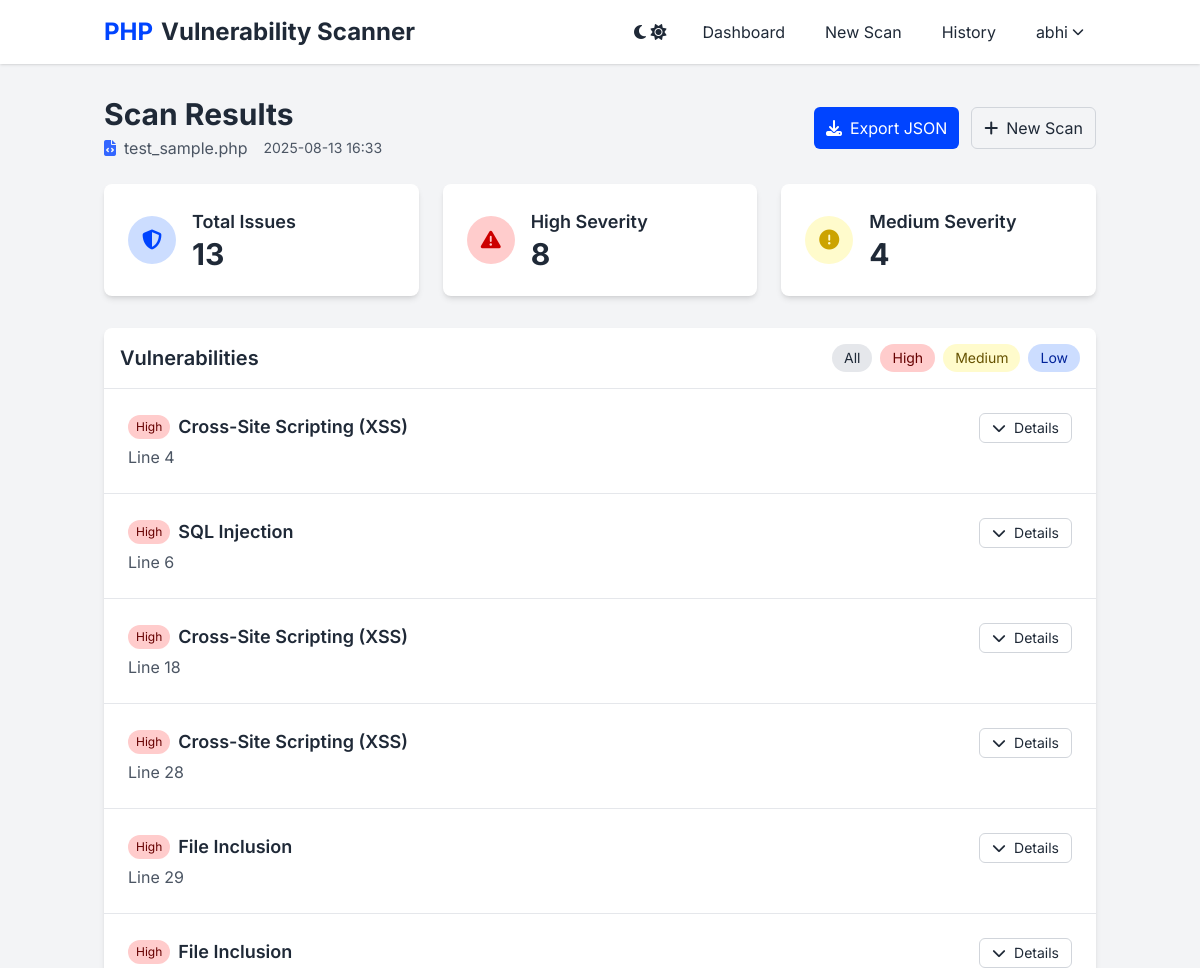
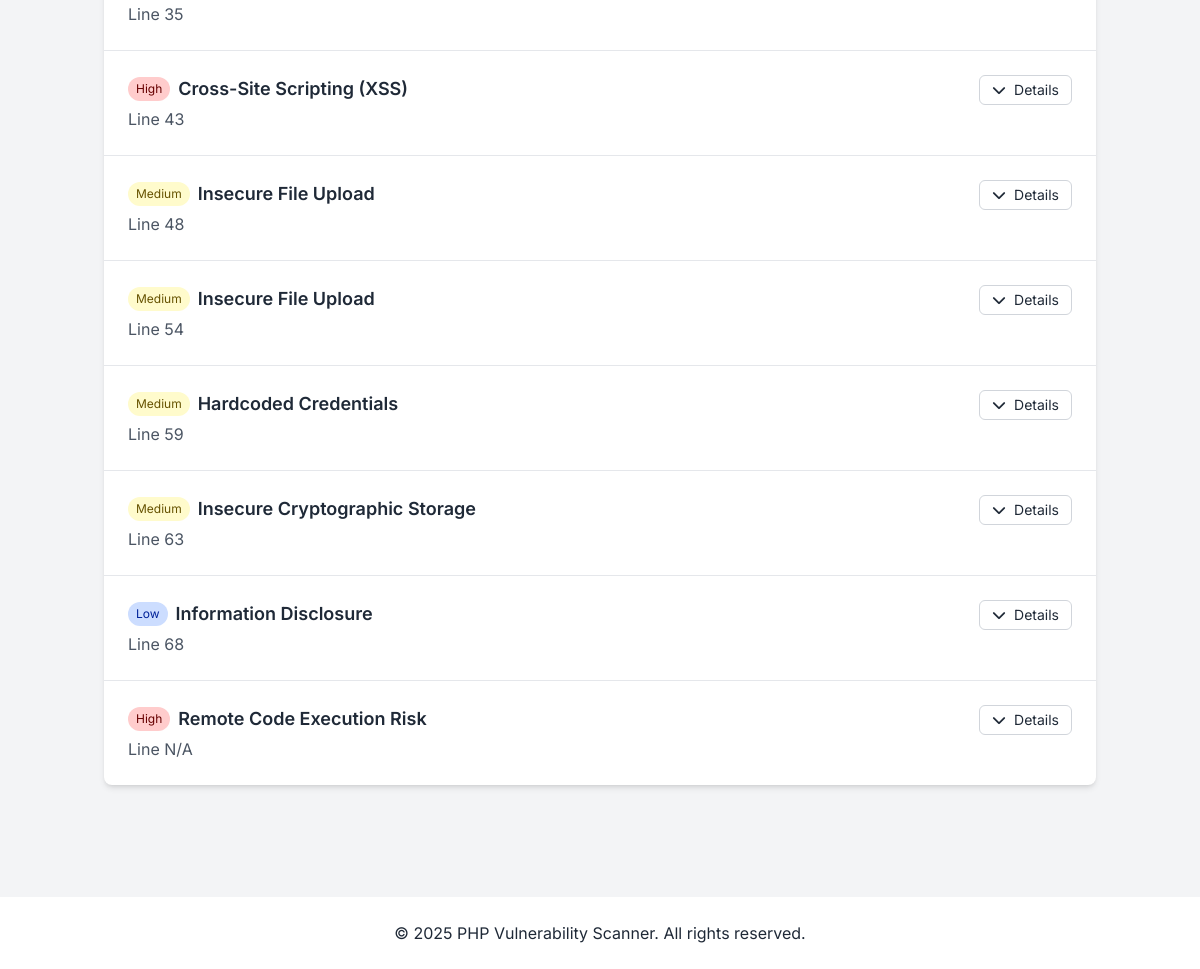
Page /scan_result/4468b6da-b0df-4ffc-9745-946334a414fa (signed in) on the committed database (2 pictures, top to bottom).
### models/user.py (models this page shows, shortened)
class User(UserMixin, db.Model):
    id = db.Column(db.Integer, primary_key=True)
    username = db.Column(db.String(80), unique=True, nullable=False)
    email = db.Column(db.String(120), unique=True, nullable=False)
    password = db.Column(db.String(200), nullable=False)
    scan_results = db.relationship('ScanResult', backref='user', lazy=True)

### models/scan_result.py (models this page shows, shortened)
class ScanResult(db.Model):
    id = db.Column(db.String(36), primary_key=True)  # UUID
    user_id = db.Column(db.Integer, db.ForeignKey('user.id'), nullable=False)
    source_type = db.Column(db.String(10), nullable=False)  # 'file' or 'url'
    source = db.Column(db.String(255), nullable=False)  # Filename or URL
    results = db.Column(db.Text, nullable=False)  # JSON string of results
    timestamp = db.Column(db.DateTime, default=datetime.datetime.utcnow)

### app.py (the view)
@app.route('/scan_result/<scan_id>')
@login_required
def scan_result(scan_id):
    scan = ScanResult.query.filter_by(id=scan_id, user_id=current_user.id).first_or_404()
    results = json.loads(scan.results)
    return render_template('scan_result.html', scan=scan, results=results)

### app.py (called while the page is built)
@login_manager.user_loader
def load_user(user_id):
    return User.query.get(int(user_id))

### templates/scan_result.html (shortened to what this page needs)
{% extends "layout.html" %}
{% block content %}
<div class="mb-6 flex flex-col sm:flex-row sm:items-center sm:justify-between">
    <div>
        <h1 class="text-3xl font-bold">Scan Results</h1>
        <p class="text-gray-600 dark:text-gray-400 mt-1">
            <span class="flex items-center">
                <i class="fas {{ 'fa-file-code text-blue-500' if scan.source_type == 'file' else 'fa-globe text-green-500' }} mr-2"></i>
                {{ scan.source }}
                <span class="ml-4 text-sm">{{ scan.timestamp.strftime('%Y-%m-%d %H:%M') }}</span>
            </span>
        </p>
    </div>
    <div class="mt-4 sm:mt-0 flex flex-wrap gap-3">
        <a href="{{ url_for('export_scan', scan_id=scan.id) }}" target="_blank"
           class="flex items-center py-2 px-3 bg-blue-600 hover:bg-blue-700 text-white rounded-md transition-colors duration-200">
            <i class="fas fa-download mr-2"></i>
            Export JSON
        </a>
        <a href="{{ url_for('scan') }}"
           class="flex items-center py-2 px-3 border border-gray-300 dark:border-gray-700 hover:bg-gray-100 dark:hover:bg-gray-700 text-gray-800 dark:text-gray-200 rounded-md transition-colors duration-200">
            <i class="fas fa-plus mr-2"></i>
            New Scan
        </a>
    </div>
</div>
<div class="grid grid-cols-1 md:grid-cols-3 gap-6 mb-8">
    <div class="bg-white dark:bg-gray-800 rounded-lg shadow-md p-6">
        <div class="flex items-center">
            <div class="w-12 h-12 bg-blue-100 dark:bg-blue-900 text-blue-600 dark:text-blue-400 rounded-full flex items-center justify-center">
                <i class="fas fa-shield-alt text-xl"></i>
            </div>
            <div class="ml-4">
                <h3 class="text-lg font-semibold">Total Issues</h3>
                <p class="text-3xl font-bold">{{ results.summary.total_vulnerabilities }}</p>
            </div>
        </div>
    </div>
    <div class="bg-white dark:bg-gray-800 rounded-lg shadow-md p-6">
        <div class="flex items-center">
            <div class="w-12 h-12 bg-red-100 dark:bg-red-900 text-red-600 dark:text-red-400 rounded-full flex items-center justify-center">
                <i class="fas fa-exclamation-triangle text-xl"></i>
            </div>
            <div class="ml-4">
                <h3 class="text-lg font-semibold">High Severity</h3>
                <p class="text-3xl font-bold">{{ results.summary.high_severity }}</p>
            </div>
        </div>
    </div>
    <div class="bg-white dark:bg-gray-800 rounded-lg shadow-md p-6">
        <div class="flex items-center">
            <div class="w-12 h-12 bg-yellow-100 dark:bg-yellow-900 text-yellow-600 dark:text-yellow-400 rounded-full flex items-center justify-center">
                <i class="fas fa-exclamation-circle text-xl"></i>
            </div>
            <div class="ml-4">
                <h3 class="text-lg font-semibold">Medium Severity</h3>
                <p class="text-3xl font-bold">{{ results.summary.medium_severity }}</p>
            </div>
        </div>
    </div>
</div>
{% if results.vulnerabilities %}
<div class="bg-white dark:bg-gray-800 rounded-lg shadow-md overflow-hidden mb-8">
    <div class="border-b border-gray-200 dark:border-gray-700 p-4 flex justify-between items-center">
        <h2 class="text-xl font-semibold">Vulnerabilities</h2>
        <div class="flex flex-wrap gap-2">
            <button class="filter-btn px-3 py-1 text-sm rounded-full bg-gray-200 dark:bg-gray-700 hover:bg-gray-300 dark:hover:bg-gray-600 transition-colors" data-severity="all">All</button>
            <button class="filter-btn px-3 py-1 text-sm rounded-full bg-red-100 text-red-800 dark:bg-red-900 dark:text-red-200 hover:bg-red-200 dark:hover:bg-red-800 transition-colors" data-severity="High">High</button>
            <button class="filter-btn px-3 py-1 text-sm rounded-full bg-yellow-100 text-yellow-800 dark:bg-yellow-900 dark:text-yellow-200 hover:bg-yellow-200 dark:hover:bg-yellow-800 transition-colors" data-severity="Medium">Medium</button>
            <button class="filter-btn px-3 py-1 text-sm rounded-full bg-blue-100 text-blue-800 dark:bg-blue-900 dark:text-blue-200 hover:bg-blue-200 dark:hover:bg-blue-800 transition-colors" data-severity="Low">Low</button>
        </div>
    </div>
    <div class="divide-y divide-gray-200 dark:divide-gray-700">
        {% for vuln in results.vulnerabilities %}
        <div class="vulnerability-item p-6" data-severity="{{ vuln.severity }}">
            <div class="flex flex-col md:flex-row md:items-start md:justify-between">
                <div>
                    <div class="flex items-center mb-1">
                        {% if vuln.severity == 'High' %}
                        <span class="px-2 py-1 text-xs rounded-full bg-red-100 text-red-800 dark:bg-red-900 dark:text-red-200 mr-2">High</span>
                        {% elif vuln.severity == 'Medium' %}
                        <span class="px-2 py-1 text-xs rounded-full bg-yellow-100 text-yellow-800 dark:bg-yellow-900 dark:text-yellow-200 mr-2">Medium</span>
                        {% else %}
                        <span class="px-2 py-1 text-xs rounded-full bg-blue-100 text-blue-800 dark:bg-blue-900 dark:text-blue-200 mr-2">Low</span>
                        {% endif %}
                        <h3 class="text-lg font-semibold">{{ vuln.type }}</h3>
                    </div>
                    <p class="text-gray-600 dark:text-gray-400">Line {{ vuln.line_number or 'N/A' }}</p>
                </div>
                <button class="toggle-details mt-4 md:mt-0 px-3 py-1 text-sm border border-gray-300 dark:border-gray-700 rounded-md hover:bg-gray-100 dark:hover:bg-gray-700 transition-colors">
                    <i class="fas fa-chevron-down details-icon"></i>
                    <span class="ml-1">Details</span>
                </button>
            </div>
        </div>
        {% endfor %}
    </div>
</div>
{% endif %}
{% endblock %}

### templates/layout.html (shortened to what this page needs)
<!DOCTYPE html>
<html lang="en">
<head>
    <link rel="stylesheet" href="{{ url_for('static', filename='css/output.css') }}" />
    <link rel="stylesheet" href="https://cdnjs.cloudflare.com/ajax/libs/font-awesome/6.4.0/css/all.min.css" />
</head>
<body class="bg-gray-100 dark:bg-gray-900 text-gray-800 dark:text-gray-200 transition-colors duration-200">
    <header class="bg-white dark:bg-gray-800 shadow">
        <nav class="container mx-auto px-4 py-3 flex justify-between items-center">
            <a href="{{ url_for('index') }}" class="flex items-center space-x-2">
                <span class="text-2xl font-bold text-blue-600 dark:text-blue-400">PHP</span>
                <span class="text-2xl font-bold">Vulnerability Scanner</span>
            </a>
            <div class="flex items-center space-x-4">
                <button id="theme-toggle" class="p-2 rounded-full hover:bg-gray-200 dark:hover:bg-gray-700 transition-colors">
                    <i class="fas fa-moon hidden dark:block"></i>
                    <i class="fas fa-sun block dark:hidden"></i>
                </button>
                {% if current_user.is_authenticated %}
                <div class="hidden md:flex space-x-4">
                    <a href="{{ url_for('dashboard') }}" class="py-2 px-3 rounded hover:bg-gray-200 dark:hover:bg-gray-700 transition-colors">Dashboard</a>
                    <a href="{{ url_for('scan') }}" class="py-2 px-3 rounded hover:bg-gray-200 dark:hover:bg-gray-700 transition-colors">New Scan</a>
                    <a href="{{ url_for('history') }}" class="py-2 px-3 rounded hover:bg-gray-200 dark:hover:bg-gray-700 transition-colors">History</a>
                </div>
                <div class="relative group">
                    <button class="flex items-center space-x-1 py-2 px-3 rounded hover:bg-gray-200 dark:hover:bg-gray-700 transition-colors">
                        <span>{{ current_user.username }}</span>
                        <i class="fas fa-chevron-down text-xs"></i>
                    </button>
                </div>
                {% endif %}
            </div>
        </nav>
    </header>
    <main class="container mx-auto px-4 py-8">
        {% block content %}{% endblock %}
    </main>
    <footer class="bg-white dark:bg-gray-800 py-6 mt-12">
        <div class="container mx-auto px-4 text-center">
            <p>&copy; 2025 PHP Vulnerability Scanner. All rights reserved.</p>
        </div>
    </footer>
</body>
</html>

### rows in the picture
User: username "abhi"
ScanResult: source "test_sample.php", timestamp "2025-08-13 16:33"

### other values in the picture
{{ results.summary.total_vulnerabilities }} "13"
{{ results.summary.high_severity }} "8"
{{ results.summary.medium_severity }} "4"
{{ vuln.type }} "Cross-Site Scripting (XSS)" "SQL Injection" "Cross-Site Scripting (XSS)" "Cross-Site Scripting (XSS)" "File Inclusion" "File Inclusion" "Cross-Site Scripting (XSS)" "Insecure File Upload" "Insecure File Upload" "Hardcoded Credentials" "Insecure Cryptographic Storage" "Information Disclosure" "Remote Code Execution Risk"
{{ vuln.line_number or 'N/A' }} "4" "6" "18" "28" "29" "35" "43" "48" "54" "59" "63" "68" "N/A"
